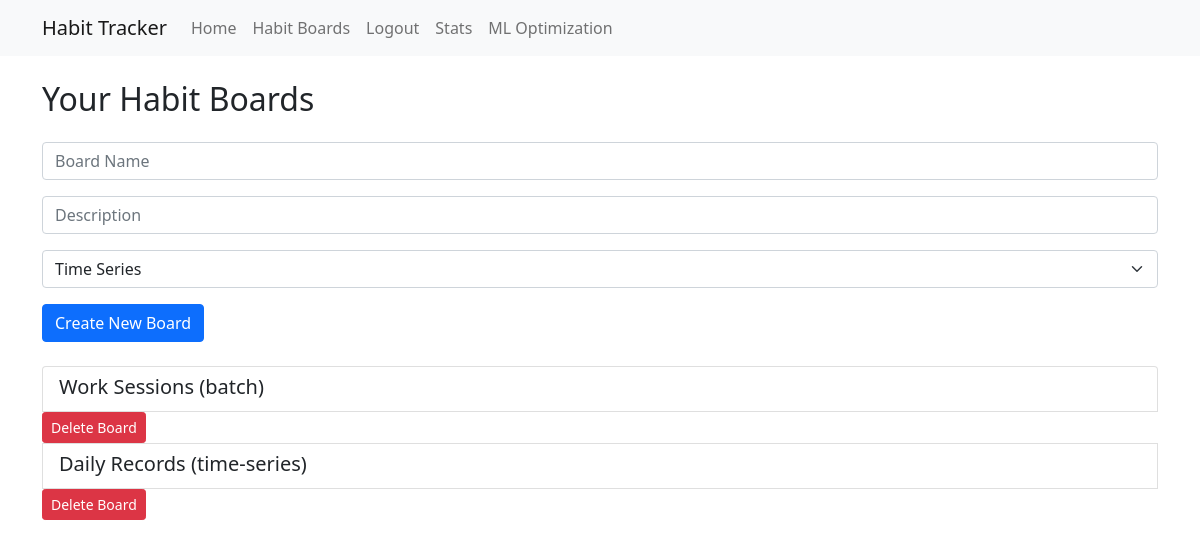
The app's page /boards (signed in) with its own data.
### tables this page shows
CREATE TABLE habit_boards (
    id INTEGER PRIMARY KEY AUTOINCREMENT,
    user_id INTEGER NOT NULL,
    name TEXT NOT NULL,
    description TEXT,
    board_type TEXT NOT NULL CHECK(board_type IN ('time-series', 'batch')),
    created TIMESTAMP NOT NULL DEFAULT CURRENT_TIMESTAMP,
    FOREIGN KEY (user_id) REFERENCES users (id)
);

### app.py (the view, shortened to what this page needs)
@app.route('/boards', methods=['GET', 'POST'])
@login_required
def boards():
    conn = get_db_connection()
    boards = conn.execute('SELECT * FROM habit_boards WHERE user_id = ?', (session['user_id'],)).fetchall()
    conn.close()
    return render_template('boards.html', boards=boards)

### app.py (called while the page is built)
def get_db_connection():
    conn = sqlite3.connect('habits.db')
    conn.row_factory = sqlite3.Row
    return conn

def login_required(f):
    @wraps(f)
    def decorated_function(*args, **kwargs):
        if 'user_id' not in session:
            return redirect(url_for('login'))
        return f(*args, **kwargs)
    return decorated_function

### templates/boards.html (shortened to what this page needs)
{% extends "base.html" %}
{% block content %}
<h2 class="mb-4">Your Habit Boards</h2>
<form method="post" class="mb-4">
    <div class="mb-3">
        <input type="text" class="form-control" name="name" placeholder="Board Name" required>
    </div>
    <div class="mb-3">
        <input type="text" class="form-control" name="description" placeholder="Description">
    </div>
    <div class="mb-3">
        <select class="form-select" name="board_type" required>
            <option value="time-series">Time Series</option>
        </select>
    </div>
    <button type="submit" class="btn btn-primary">Create New Board</button>
</form>
<div class="list-group">
{% for board in boards %}
    <a href="{{ url_for('view_board', board_id=board['id']) }}" class="list-group-item list-group-item-action">
        <h5 class="mb-1">{{ board['name'] }} ({{ board['board_type'] }})</h5>
    </a>
    <form method="post" action="{{ url_for('delete_board', board_id=board['id']) }}" style="display: inline;">
        <button type="submit" class="btn btn-sm btn-danger" onclick="return confirm('Are you sure you want to delete this board? This action cannot be undone.');">Delete Board</button>
    </form>
{% endfor %}
</div>
{% endblock %}

### records on screen
habit_boards: name "Work Sessions", board_type "batch"
habit_boards: name "Daily Records", board_type "time-series"
